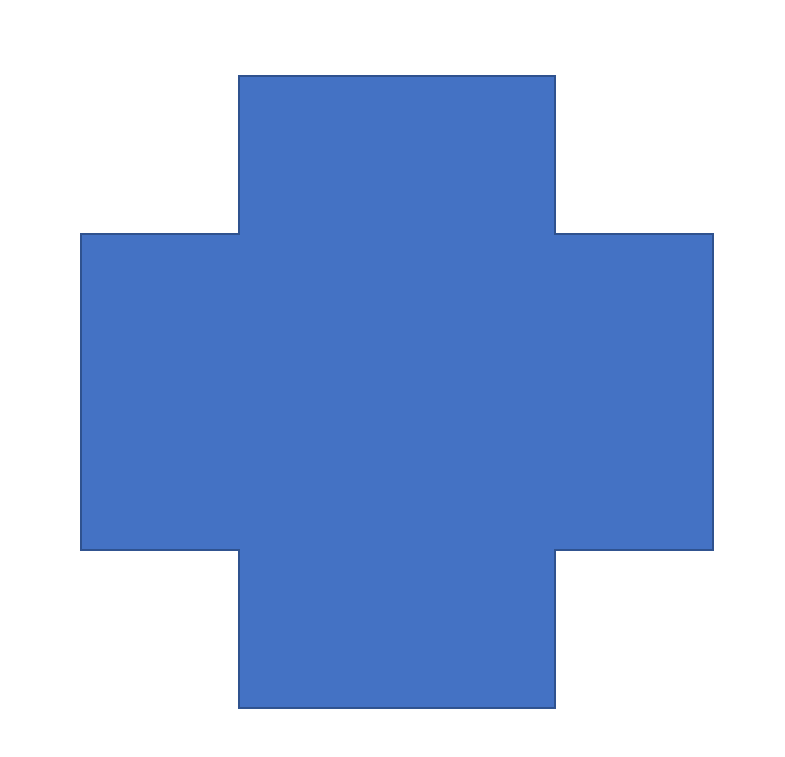
#> input picture images/example5.png, 785 x 757 px
$ python main.py   (older library calls are emulated)
#> lines starting #> are read from the running program, lines starting #| are printed output that depends on the picture; after the words box and inside, x2 and y2 are one past the last pixel; in counts of white or black regions, pixels touching at a corner belong together
#> further down, image is the input picture: shape (757, 785, 3); mean B, G, R 224.6, 183, 159.8
### snake.py
import numpy as np
import cv2
import math


class Snake:
    """ A Snake class for active contour segmentation """

    # Constants
    MIN_DISTANCE_BETWEEN_POINTS = 5    # The minimum distance between two points to consider them overlaped
    MAX_DISTANCE_BETWEEN_POINTS = 50    # The maximum distance to insert another point into the spline
    SEARCH_KERNEL_SIZE = 7              # The size of the search kernel.

    # Members
    image = None        # The source image.
    gray = None         # The image in grayscale.
    binary = None       # The image in binary (threshold method).
    gradientX = None    # The gradient (sobel) of the image relative to x.
    gradientY = None    # The gradient (sobel) of the image relative to y.
    blur = None
    width = -1          # The image width.
    height = -1         # The image height.
    points = None       # The list of points of the snake.
    n_starting_points = 50       # The number of starting points of the snake.
    snake_length = 0    # The length of the snake (euclidean distances).
    closed = True       # Indicates if the snake is closed or open.
    alpha = 0.5         # The weight of the uniformity energy.
    beta = 0.5          # The weight of the curvature energy.
    delta = 0.1         # The weight of the user configured energy.
    w_line = 0.5        # The weight to the line energy.
    w_edge = 0.5        # The weight to the edge energy.
    w_term = 0.5        # The weight to the term energy.


    #################################
    # Constructor
    #################################
    def __init__( self, image = None, closed = True ):
        """
        Object constructor
        :param image: The image to run snake on
        :return:
        """
#> called with closed = True

        # Sets the image and it's properties
        self.image = image

        # Image properties
        self.width = image.shape[1]
        self.height = image.shape[0]

        # Image variations used by the snake
        self.gray = cv2.cvtColor( self.image, cv2.COLOR_RGB2GRAY )
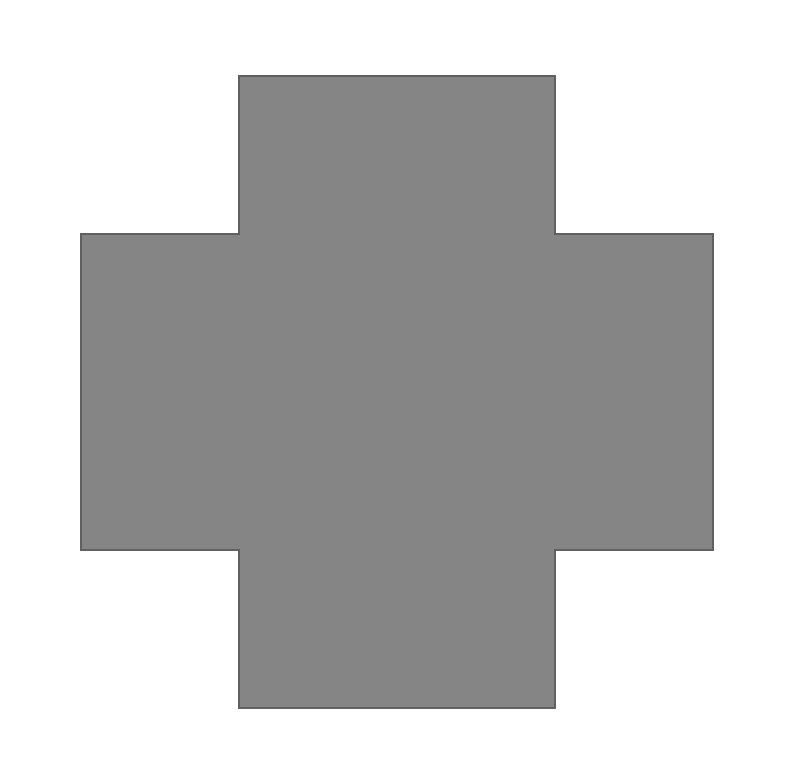
#> self.gray: shape (757, 785); min 96, max 255, mean 192.7
        self.binary = cv2.adaptiveThreshold( self.gray, 255, cv2.ADAPTIVE_THRESH_GAUSSIAN_C, cv2.THRESH_BINARY, 11, 2 )
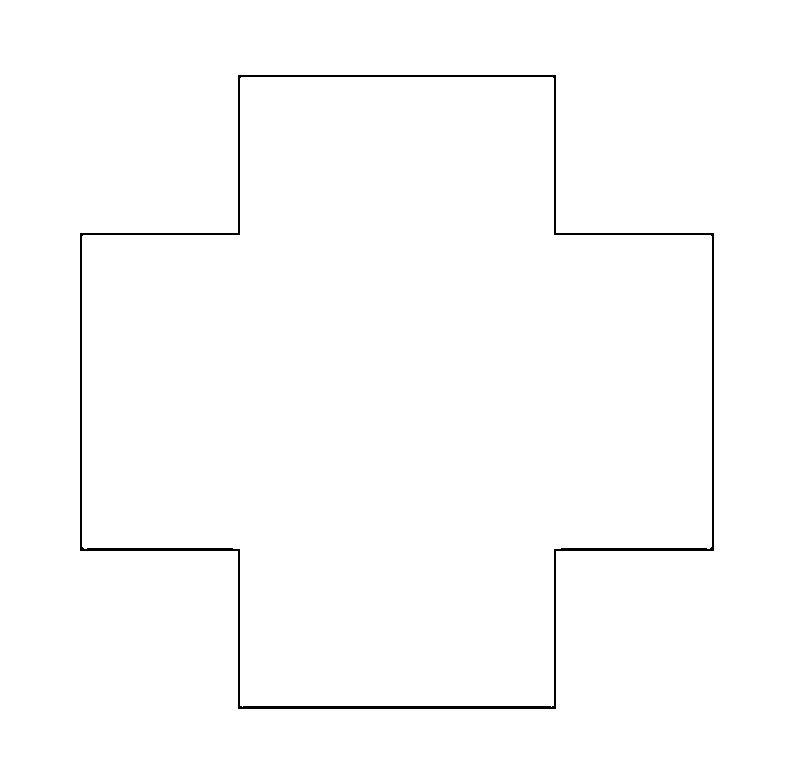
#> self.binary: shape (757, 785); 99% white; black in thin lines or dots, all inside (x1, y1, x2, y2) = (80, 75, 714, 709)
        self.gradientX = cv2.Sobel( self.gray, cv2.CV_64F, 1, 0, ksize=5 )
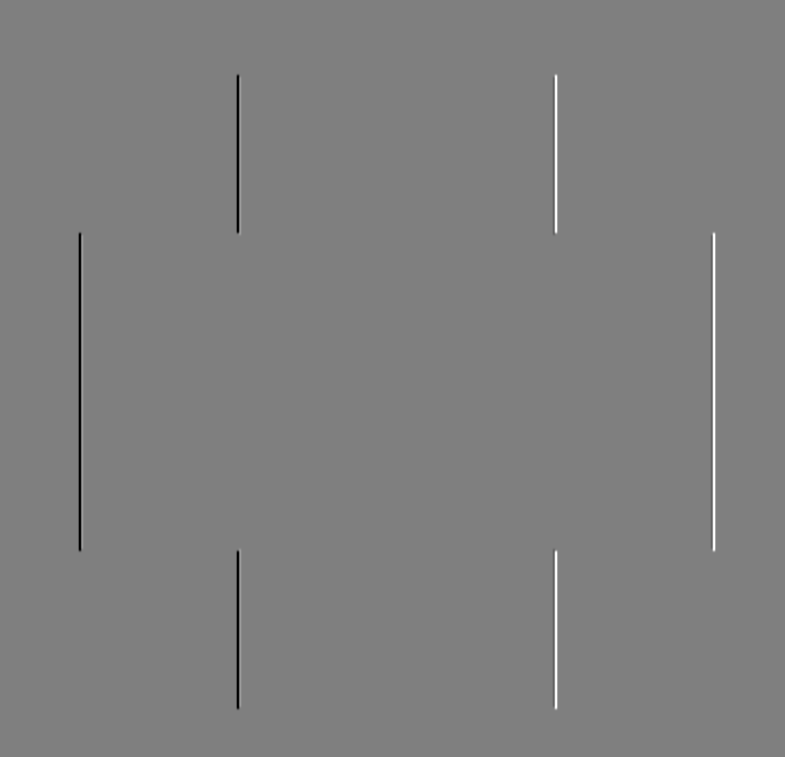
#> self.gradientX: shape (757, 785) float64; min -7632, max 7632, mean 0; drawn with min black and max white
        self.gradientY = cv2.Sobel( self.gray, cv2.CV_64F, 0, 1, ksize=5 )

        # Set the snake behaviour (closed or open)
        self.closed = closed

        # Gets the half width and height of the image
        # to use as center of the generated snake circle
        half_width = math.floor( self.width / 2 )
        half_height = math.floor( self.height / 2 )


        ####################################
        # Generating the starting points   #
        ####################################
        # If it is a closed snake, my initial guess will be a circle
        # that covers the maximum of the image
        if self.closed:
            n = self.n_starting_points
            radius = half_width if half_width < half_height else half_height
            self.points = [ np.array([
                half_width + math.floor( math.cos( 2 * math.pi / n * x ) * radius ),
                half_height + math.floor( math.sin( 2 * math.pi / n * x ) * radius ) ])
                for x in range( 0, n )
            ]
        else:   # If it is an open snake, the initial guess will be an horizontal line
            n = self.n_starting_points
            factor = math.floor( half_width / (self.n_starting_points-1) )
            self.points = [ np.array([ math.floor( half_width / 2 ) + x * factor, half_height ])
                for x in range( 0, n )
            ]


    def visualize( self ):
        """
        Draws the current state of the snake over the image.
        :return: An image with the snake drawed over it
        """
        img = self.image.copy()

        # Drawing lines between points
        point_color = ( 0, 255, 255 )     # BGR RED
        line_color = ( 128, 0, 0 )      # BGR half blue
        thickness = 2                   # Thickness of the lines and circles

        # Draw a line between the current and the next point
        n_points = len( self.points )
        for i in range( 0, n_points - 1 ):
            cv2.line( img, tuple( self.points[ i ] ), tuple( self.points[ i + 1 ] ), line_color, thickness )
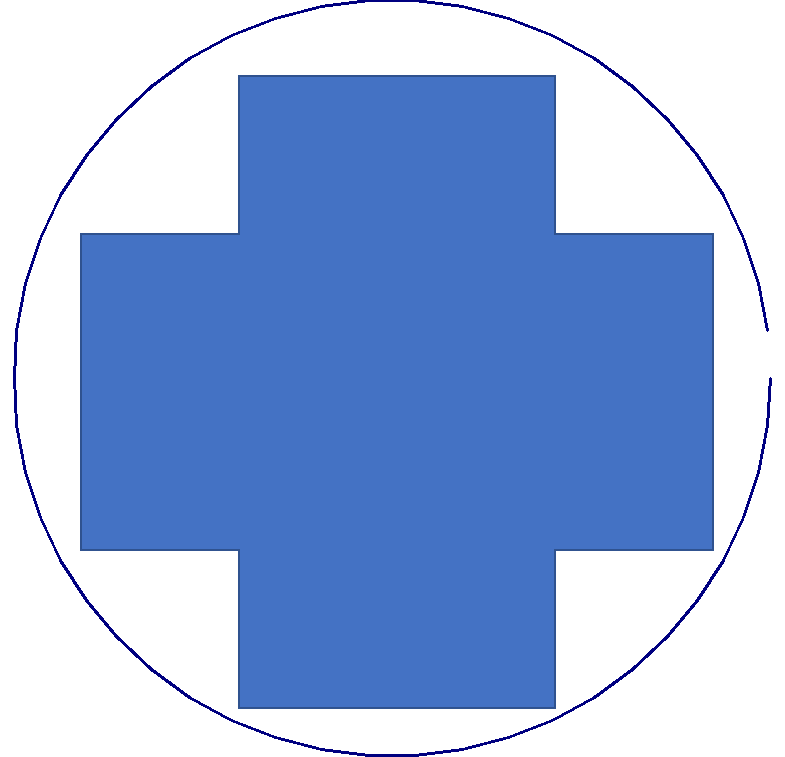
#> img: shape (757, 785, 3); 1.15% of pixels changed, all inside (x1, y1, x2, y2) = (13, 0, 772, 757)

        # 0 -> N (Closes the snake)
        if self.closed:
            cv2.line(img, tuple( self.points[ 0 ] ), tuple( self.points[ n_points-1 ] ), line_color, thickness )
#> img: shape (757, 785, 3); 0.02% of pixels changed, all inside (x1, y1, x2, y2) = (766, 331, 772, 378)

        # Drawing circles over points
        [ cv2.circle( img, tuple( x ), thickness, point_color, -1) for x in self.points ]
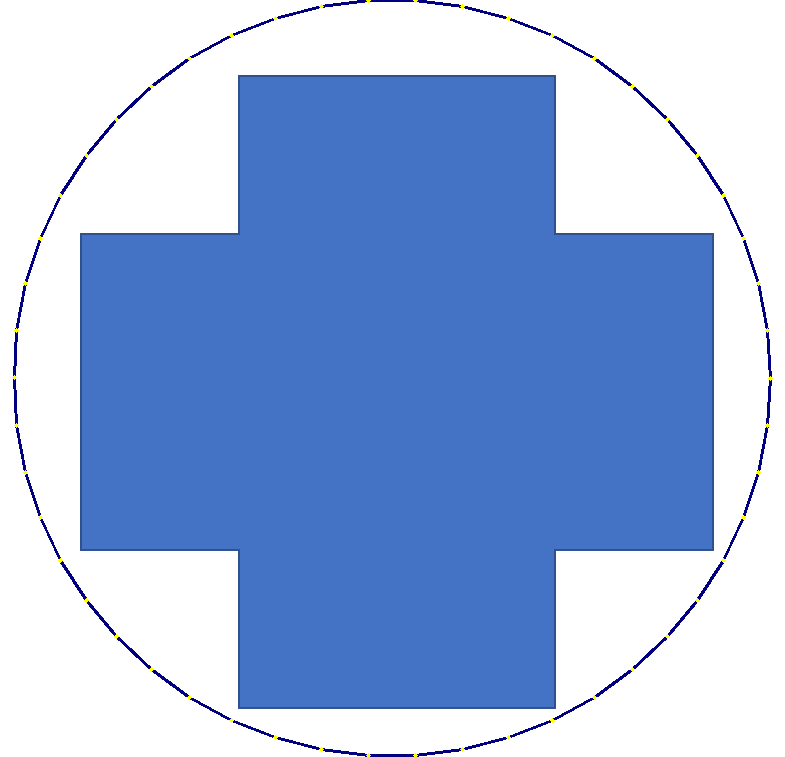
#> img: shape (757, 785, 3); mean B, G, R 222.9, 180.3, 157

        return img


    def dist( a, b ):
        """
        Calculates the euclidean distance between two points
        :param a: The first point
        :param b: The second point
        :return: The euclidian distance between the two points
        """

        return np.sqrt( np.sum( ( a - b ) ** 2 ) )


    def normalize( kernel ):
        """
        Normalizes a kernel
        :param kernel: The kernel full of numbers to normalize
        :return: A copy of the kernel normalized
        """

        abs_sum = np.sum( [ abs( x ) for x in kernel ] )
        return kernel / abs_sum if abs_sum != 0 else kernel


    def get_length(self):
        """
        The length of the snake (euclidean distances)
        :return: The lenght of the snake (euclidean distances)
        """

        n_points = len(self.points)
        if not self.closed:
            n_points -= 1

        return np.sum( [ Snake.dist( self.points[i], self.points[ (i+1)%n_points  ] ) for i in range( 0, n_points ) ] )


    def f_uniformity( self, p, prev ):
        """
        The uniformity energy. (The tendency to move the curve towards a straight line)
        :param p: The point being analysed
        :param prev: The previous point in the curve
        :return: The uniformity energy for the given points
        """
        # The average distance between points in the snake
        avg_dist = self.snake_length / len( self.points )
        # The distance between the previous and the point being analysed
        un = Snake.dist( prev, p )

        dun = abs( un - avg_dist )

        return dun**2


    def f_curvature( self, p, prev, next ):
        """
        The Curvature energy
        :param p: The point being analysed
        :param prev: The previous point in the curve
        :param next: The next point in the curve
        :return: The curvature energy for the given points
        """
        ux = p[0] - prev[0]
        uy = p[1] - prev[1]
        un = math.sqrt( ux**2 + uy**2 )

        vx = p[0] - next[0]
        vy = p[1] - next[1]
        vn = math.sqrt( vx**2 + vy**2 )

        if un == 0 or vn == 0:
            return 0

        cx = float( vx + ux )  / ( un * vn )
        cy = float( vy + uy ) / ( un * vn )

        cn = cx**2 + cy**2

        return cn


    def f_line( self, p ):
        """
        The line energy (The tendency to move the curve towards dark / lighter areas)
        :param p: The point being analysed
        :return: The line energy for the given point
        """
        # If the point is out of the bounds of the image, return a high value
        # (since it is a minimization problem)
        if p[0] < 0 or p[0] >= self.width or p[1] < 0 or p[1] >= self.height:
            return np.finfo(np.float64).max

        return self.binary[ p[1] ][ p[0] ]


    def f_edge( self, p ):
        """
        The edge energy (The tendency to move the curve towards edges). Using the sobel gradient.
        :param p: The point being analysed
        :return: The edge energy for the given point
        """
        # If the point is out of the bounds of the image, return a high value
        # (since it is a minimization problem)
        if p[0] < 0 or p[0] >= self.width or p[1] < 0 or p[1] >= self.height:
            return np.finfo(np.float64).max

        return -( self.gradientX[ p[1] ][ p[0] ]**2 + self.gradientY[ p[1] ][ p[0] ]**2  )


    def f_term( self, p, prev, next ):
        """
        Not implemented. The tendency to move the snake towards corners and terminations.
        :param p: The point being analysed
        :return: The term energy.
        """
        return 0


    def f_conf( self, p , prev, next ):
        """
        User configurable energy. The tendency to do whatever you want.
        In this case, I'm adding a perturbation tendency on each point.
        :param p: The point being analysed
        :param prev: The previous point on the snake
        :param next: The next point on the snake
        :return: The user configurable energy
        """
        import random
        return random.random()


    def remove_overlaping_points( self ):
        """
        Remove overlaping points from the curve based on
        the minimum distance between points (MIN_DIST_BETWEEN_POINTS)
        """

        snake_size = len( self.points )

        for i in range( 0, snake_size ):
            for j in range( snake_size-1, i+1, -1 ):
                if i == j:
                    continue

                curr = self.points[ i ]
                end = self.points[ j ]

                dist = Snake.dist( curr, end )

                if dist < self.MIN_DISTANCE_BETWEEN_POINTS:
                    remove_indexes = range( i+1, j ) if (i!=0 and j!=snake_size-1) else [j]
                    remove_size = len( remove_indexes )
                    non_remove_size = snake_size - remove_size
                    if non_remove_size > remove_size:
                        self.points = [ p for k,p in enumerate( self.points ) if k not in remove_indexes ]
                    else:
                        self.points = [ p for k,p in enumerate( self.points ) if k in remove_indexes ]
                    snake_size = len( self.points )
                    break


    def add_missing_points( self ):
        """
        Add points to the spline if the distance between two points is bigger than
        the maximum distance (MAX_DISTANCE_BETWEEN_POINTS)
        """
        snake_size = len( self.points )
        for i in range( 0, snake_size ):
            prev = self.points[ ( i + snake_size-1 ) % snake_size ]
            curr = self.points[ i ]
            next = self.points[ (i+1) % snake_size ]
            next2 = self.points[ (i+2) % snake_size ]

            if Snake.dist( curr, next ) > self.MAX_DISTANCE_BETWEEN_POINTS:
                # Pre-computed uniform cubig b-spline for t = 0.5
                c0 = 0.125 / 6.0
                c1 = 2.875 / 6.0
                c2 = 2.875 / 6.0
                c3 = 0.125 / 6.0
                x = prev[0] * c3 + curr[0] * c2 + next[0] * c1 + next2[0] * c0
                y = prev[1] * c3 + curr[1] * c2 + next[1] * c1 + next2[1] * c0

                new_point = np.array( [ math.floor( 0.5 + x ), math.floor( 0.5 + y ) ] )

                self.points.insert( i+1, new_point )
                snake_size += 1


    def step( self ):
        """
        Perform a step in the active contour algorithm
        """
        changed = False

        # Computes the length of the snake (used by uniformity function)
        self.snake_length = self.get_length()
        new_snake = self.points.copy()


        # Kernels (They store the energy for each point being search along the search kernel)
        search_kernel_size = ( self.SEARCH_KERNEL_SIZE, self.SEARCH_KERNEL_SIZE )
        hks = math.floor( self.SEARCH_KERNEL_SIZE / 2 ) # half-kernel size
        e_uniformity = np.zeros( search_kernel_size )
        e_curvature = np.zeros( search_kernel_size )
        e_line = np.zeros( search_kernel_size )
        e_edge = np.zeros( search_kernel_size )
        e_term = np.zeros( search_kernel_size )
        e_conf = np.zeros( search_kernel_size )

        for i in range( 0, len( self.points ) ):
            curr = self.points[ i ]
            prev = self.points[ ( i + len( self.points )-1 ) % len( self.points ) ]
            next = self.points[ ( i + 1 ) % len( self.points ) ]


            for dx in range( -hks, hks ):
                for dy in range( -hks, hks ):
                    p = np.array( [curr[0] + dx, curr[1] + dy] )

                    # Calculates the energy functions on p
                    e_uniformity[ dx + hks ][ dy + hks ] = self.f_uniformity( p, prev )
                    e_curvature[ dx + hks ][ dy + hks ] = self.f_curvature( p, prev, next )
                    e_line[ dx + hks ][ dy + hks ] = self.f_line( p )
                    e_edge[ dx + hks ][ dy + hks ] = self.f_edge( p )
                    e_term[ dx + hks ][ dy + hks ] = self.f_term( p, prev, next )
                    e_conf[ dx + hks ][ dy + hks ] = self.f_conf( p, prev, next )


            # Normalizes energies
            e_uniformity = Snake.normalize( e_uniformity )
            e_curvature = Snake.normalize( e_curvature )
            e_line = Snake.normalize( e_line )
            e_edge = Snake.normalize( e_edge )
            e_term = Snake.normalize( e_term )
            e_conf = Snake.normalize( e_conf )


            # The sum of all energies for each point

            e_sum = self.alpha * e_uniformity \
                    + self.beta * e_curvature \
                    + self.w_line * e_line \
                    + self.w_edge * e_edge \
                    + self.w_term * e_term \
                    + self.delta * e_conf

            # Searches for the point that minimizes the sum of energies e_sum
            emin = np.finfo(np.float64).max
            x,y = 0,0
            for dx in range( -hks, hks ):
                for dy in range( -hks, hks ):
                    if e_sum[ dx + hks ][ dy + hks ] < emin:
                        emin = e_sum[ dx + hks ][ dy + hks ]
                        x = curr[0] + dx
                        y = curr[1] + dy

            # Boundary check
            x = 1 if x < 1 else x
            x = self.width-2 if x >= self.width-1 else x
            y = 1 if y < 1 else y
            y = self.height-2 if y >= self.height-1 else y

            # Check for changes
            if curr[0] != x or curr[1] != y:
                changed = True

            new_snake[i] = np.array( [ x, y ] )
#> this loop made 50 passes

        self.points = new_snake

        # Post threatment to the snake, remove overlaping points and
        # add missing points
        self.remove_overlaping_points()
        self.add_missing_points()

        return changed


    # [51 lines left out: functions set_alpha, set_beta, set_delta, set_w_line, set_w_edge, set_w_term, not called in this run]

### main.py
import cv2
import snake
import sys
import math

# Process command line arguments
file_to_load = "images/example5.png"
if len(sys.argv) > 1:
    file_to_load = sys.argv[1]

# Loads the desired image
image = cv2.imread(file_to_load, cv2.IMREAD_COLOR)

# Creates the snake
snake = snake.Snake(image, closed=True)

# Window, window name and trackbars
snake_window_name = "Snakes"
controls_window_name = "Controls"
cv2.namedWindow(snake_window_name)
cv2.namedWindow(controls_window_name)
cv2.createTrackbar("Alpha", controls_window_name, math.floor(snake.alpha * 100), 100, snake.set_alpha)
cv2.createTrackbar("Beta", controls_window_name, math.floor(snake.beta * 100), 100, snake.set_beta)
cv2.createTrackbar("Delta", controls_window_name, math.floor(snake.delta * 100), 100, snake.set_delta)
cv2.createTrackbar("W Line", controls_window_name, math.floor(snake.w_line * 100), 100, snake.set_w_line)
cv2.createTrackbar("W Edge", controls_window_name, math.floor(snake.w_edge * 100), 100, snake.set_w_edge)
cv2.createTrackbar("W Term", controls_window_name, math.floor(snake.w_term * 100), 100, snake.set_w_term)

# Core loop
while True:

    # Gets an image of the current state of the snake
    snakeImg = snake.visualize()
    # Shows the image
    cv2.imshow(snake_window_name, snakeImg)
    # Processes a snake step
    snake_changed = snake.step()

    # Stops looping when ESC pressed
    k = cv2.waitKey(33)
#> (key Esc is pressed here)
    if k == 27:
        break

cv2.destroyAllWindows()
